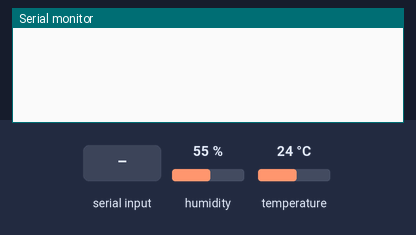
Bench run of a sketch on a simulated Arduino Uno, built with avr-gcc and run on an emulated ATmega328P. Shown: the last lines printed to the serial monitor. The test bench sets the inputs (shaded band); at power-on: humidity 55 %, temperature 24 °C.

Above: at 1.2 s.
1.3 s: "STAR" received over Serial
At 2.4 s:
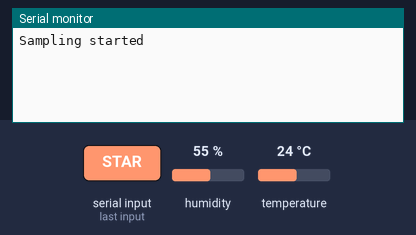
2.8 s: "STOP" received over Serial
At 3.5 s:
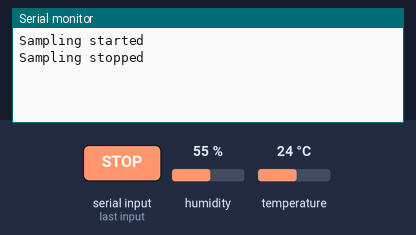
4.3 s: "90,45\n" received over Serial
At 4.7 s:
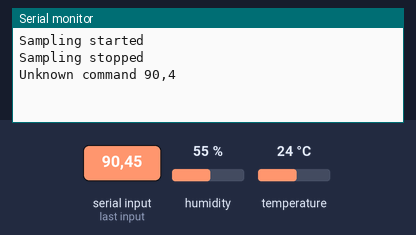
5.8 s: "S=" received over Serial
At 6.9 s:
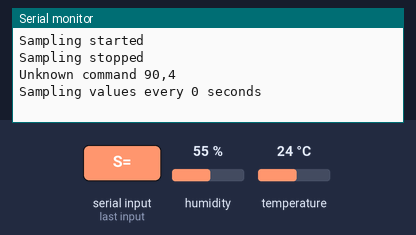
7.3 s: "200\n" received over Serial
At 8.1 s:
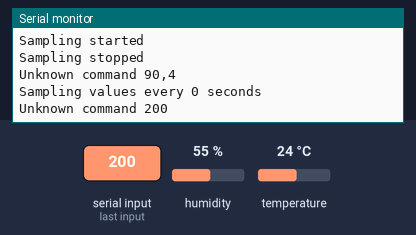
8.8 s: "STAR" received over Serial
At 8.89 s:
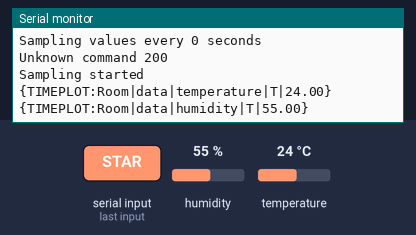

Measured:
- after the input at 1.3 s, the serial monitor: prints a new line at once (image 1)
- after the input at 2.8 s, the serial monitor: prints a new line at once (image 2)
- after the input at 4.3 s, the serial monitor: prints a new line at once (image 3)
- after the input at 5.8 s, the serial monitor: prints a new line at once (image 4)
- after the input at 7.3 s, the serial monitor: prints a new line at once (image 5)
- after the input at 8.8 s, the serial monitor: prints a new line at once (image 6)

The sketch:

MLAmbientMonitor.ino
```cpp
#include "DHT.h"

#define DHTPIN 3
#define DHTTYPE DHT22

DHT dht(DHTPIN, DHTTYPE);

boolean started;
int sampling_interval;
long previous_millis;

char buffer[5];
int rx_position;

void setup() {

  Serial.begin(9600);
  dht.begin();

  started = false;
  sampling_interval = 10000;
  previous_millis = 0;
  rx_position = 0;
}

void loop() {

  if (Serial.available() > 0) {
    buffer[rx_position] = Serial.read();
    rx_position++;

    // I received 4 characters: the command is complete
    if(rx_position == 4) {

      // add string terminator
      buffer[rx_position] = '\0';

      // parse START/STOP commands
      if(strcmp(buffer, "STAR") == 0) {
        started = true;
        Serial.println("Sampling started");
      }
      else if(strcmp(buffer, "STOP") == 0) {
        Serial.println("Sampling stopped");
        started = false;
      }

      // search for new sampling value (S=)
      else if(strstr(buffer, "S=") != NULL) {
        int new_sampling_interval = atoi(buffer + 2);
        sampling_interval = new_sampling_interval * 1000;
        Serial.print("Sampling values every ");
        Serial.print(new_sampling_interval);
        Serial.println(" seconds");
      }

      else {
        Serial.print("Unknown command ");
        Serial.println(buffer);
      }

      // reset buffer
      rx_position = 0;
    }
  }

  if(started && millis() > previous_millis + sampling_interval) {

    float h = dht.readHumidity();
    float t = dht.readTemperature();

    Serial.print("{TIMEPLOT:Room|data|temperature|T|");
    Serial.print(t);
    Serial.println("}");
    Serial.print("{TIMEPLOT:Room|data|humidity|T|");
    Serial.print(h);
    Serial.println("}");

    previous_millis = millis();
  }
}
```
